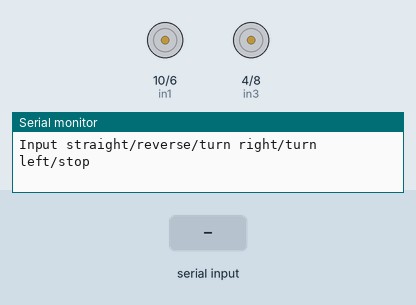
This sketch was run on a simulated Arduino Uno, built with avr-gcc and run on an emulated ATmega328P. Shown: motor-driver pin pairs drawn as motors (green arrow = first pin HIGH = forward, orange = second pin HIGH = backward, longer = more drive, scaled by the enable pin), the last lines printed to the serial monitor. Inputs (shaded band) come from the test bench.

Above: at 1.2 s.
1.3 s: "straight" received over Serial
At 3.1 s:
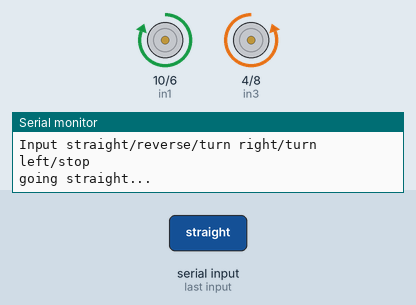
3.8 s: "reverse" received over Serial
At 6.0 s:
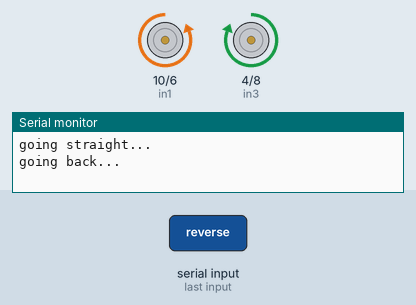
6.3 s: "turn right" received over Serial
At 8.2 s:
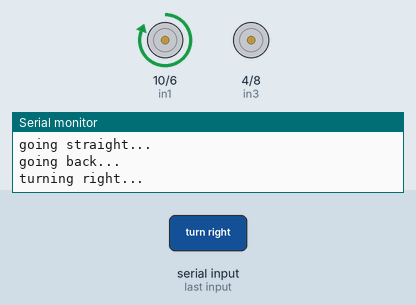
8.8 s: "turn left" received over Serial
At 10.1 s:
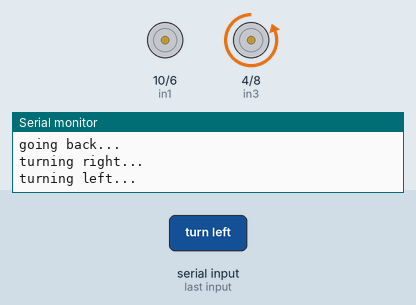
11.3 s: "stop" received over Serial
At 13.0 s:
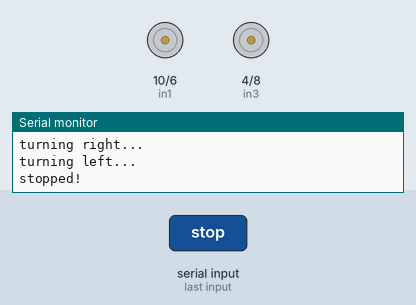
Timing chart, 0 to 14.5 s (numbered marks = the images above; inputs shaded):
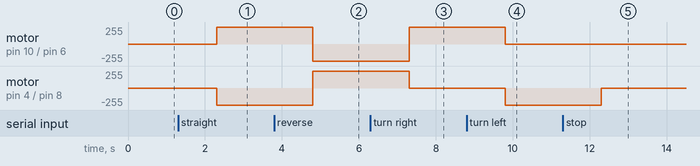

The sketch:

script.ino
```cpp
// C++ code
//

//enable pin A
int enA = 11;

//input pins
int in1 = 10;
int in2 = 6;

//enable pin B
int enB = 3;

//input pins
int in3 = 4;
int in4 = 8;

//setup function
void setup()
{
  //set modes for pins
  pinMode(enA,OUTPUT);
  pinMode(in1,OUTPUT);
  pinMode(in2,OUTPUT);
  pinMode(enB,OUTPUT);
  pinMode(in3,OUTPUT);
  pinMode(in4,OUTPUT);

  Serial.begin(9600);
  while (!Serial);

  //display options in Serial Monitor
  Serial.println("Input straight/reverse/turn right/turn left/stop");

}


//loop function
void loop()
{
  //if Serial Monitor is available
  if (Serial.available())
  {
    //read input string
    String state = Serial.readString();

    if (state == "straight")

      {
         //set HIGH & LOW for input pins 1 & 2
         digitalWrite(in1, HIGH);
         digitalWrite(in2, LOW);

         //enable pin A set as HIGH
         digitalWrite(enA, HIGH);

         //set LOW & HIGH for input pins 3 & 4
         digitalWrite(in3, LOW);
         digitalWrite(in4, HIGH);

         //enable pin B set as HIGH
         digitalWrite(enB, HIGH);

         //print status
         Serial.println("going straight...");

      }

     if (state == "reverse")

       {
         //reverse polarity for input pins

         digitalWrite(in1, LOW);
         digitalWrite(in2, HIGH);

         //enable pin A set as HIGH
         digitalWrite(enA, HIGH);

         digitalWrite(in3, HIGH);
         digitalWrite(in4, LOW);

         //enable pin B set as HIGH
         digitalWrite(enB, HIGH);

         //print status
         Serial.println("going back...");

       }

     if (state == "turn right")

       {
         //same configuration as straight

         digitalWrite(in1, HIGH);
         digitalWrite(in2, LOW);

         //enable pin A set as HIGH
         digitalWrite(enA, HIGH);

         digitalWrite(in3, HIGH);
         digitalWrite(in4, LOW);

         //enable pin B set as LOW
         digitalWrite(enB, LOW);

         //print status
         Serial.println("turning right...");

       }

    if (state == "turn left")

      {

         //same configuration as straight
         digitalWrite(in1, HIGH);
         digitalWrite(in2, LOW);

         //enable pin A set as LOW
         digitalWrite(enA, LOW);

         digitalWrite(in3, LOW);
         digitalWrite(in4, HIGH);

         //enable pin B set as HIGH
         digitalWrite(enB, HIGH);

         //print status
         Serial.println("turning left...");

      }

    if (state == "stop")

      {
         //some configuration given to input pins for the sake
         //of uniformity
         digitalWrite(in1, HIGH);
         digitalWrite(in2, LOW);

         //enable pin A set as LOW
         digitalWrite(enA, LOW);

         digitalWrite(in3, HIGH);
         digitalWrite(in4, LOW);

         //enable pin B set as LOW
         digitalWrite(enB, LOW);

         //print status
         Serial.println("stopped!");

      }

    }

}
  
```

Measured:
- after the input at 1.3 s, motor on pin 10 (in1) / pin 6 (in2): stopped → forward 255/255 after 1.0 s; motor on pin 4 (in3) / pin 8 (in4): stopped → backward 255/255 after 1.0 s
- after the input at 3.8 s, motor on pin 10 (in1) / pin 6 (in2): forward 255/255 → backward 255/255 after 1.0 s; motor on pin 4 (in3) / pin 8 (in4): backward 255/255 → forward 255/255 after 1.0 s
- after the input at 6.3 s, motor on pin 10 (in1) / pin 6 (in2): backward 255/255 → forward 255/255 after 1.0 s; motor on pin 4 (in3) / pin 8 (in4): forward 255/255 → stopped after 1.0 s
- after the input at 8.8 s, motor on pin 10 (in1) / pin 6 (in2): forward 255/255 → stopped after 1.0 s; motor on pin 4 (in3) / pin 8 (in4): stopped → backward 255/255 after 1.0 s
- after the input at 11.3 s, motor on pin 4 (in3) / pin 8 (in4): backward 255/255 → stopped after 1.0 s
